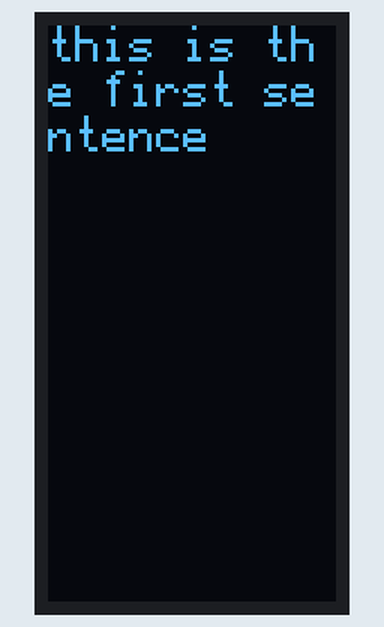
Bench run of a sketch on a simulated Arduino Uno, built with avr-gcc and run on an emulated ATmega328P. Shown: 64×128 one-colour display.

Above: at 0.1 s.
At 3.2 s:
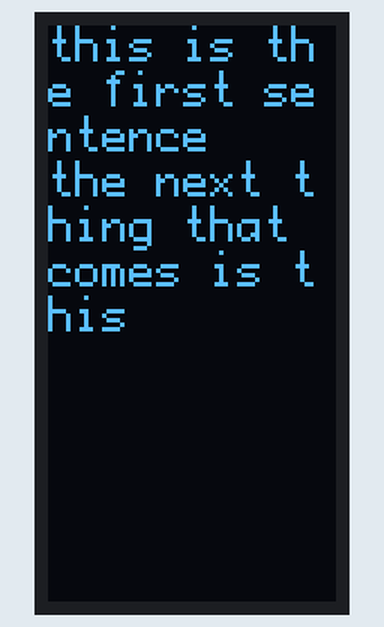
At 6.4 s:
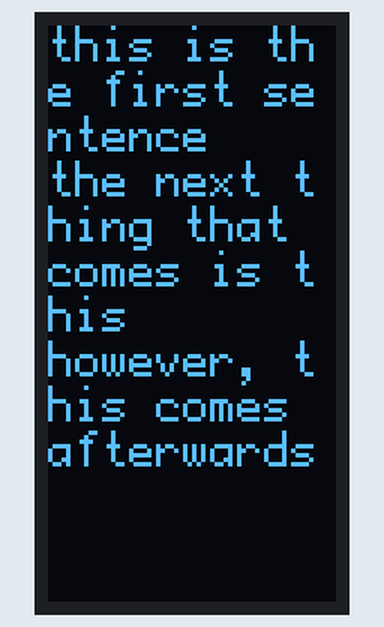
At 15.8 s:
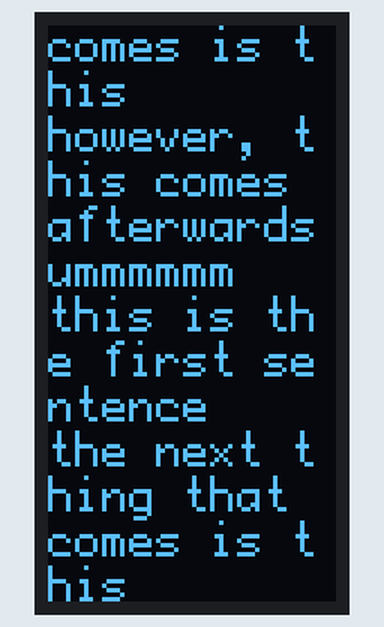
At 22.1 s:
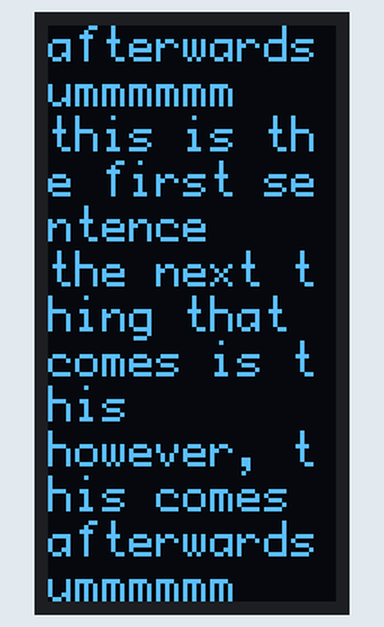
At 37.8 s:
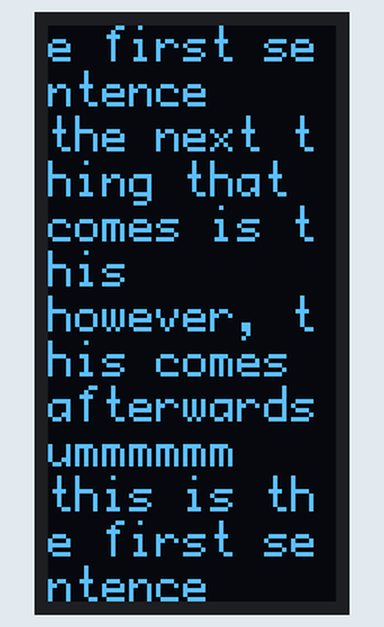

The sketch:

testtext.ino
```cpp
#include <Arduino.h>
#include <U8g2lib.h>
#include <SPI.h>
#include <Wire.h>

U8G2_SSD1309_128X64_NONAME0_F_4W_SW_SPI u8g2(U8G2_R1, /* clock=*/ 13, /* data=*/ 11, /* cs=*/ 10, /* dc=*/ 9, /* reset=*/ 8);

// Create a U8g2log object
U8G2LOG u8g2log;

// assume 4x6 font, define width and height
#define U8LOG_WIDTH 10
#define U8LOG_HEIGHT 13

// allocate memory
uint8_t u8log_buffer[U8LOG_WIDTH*U8LOG_HEIGHT];

int displayWidth = 64;
int displayHeight = 128;
char sent1[30] = "this is the first sentence";
char sent2[35] = "the next thing that comes is this";
char sent3[35] = "however, this comes afterwards";
char sent4[30] = "ummmmmm";

void setup(void) {
  Serial.begin(9600);
  u8g2.begin();
  u8g2.setFont(u8g2_font_profont12_tf); // choose a suitable font
  u8g2log.begin(u8g2, U8LOG_WIDTH, U8LOG_HEIGHT, u8log_buffer);  // connect to u8g2, assign buffer
  u8g2log.setLineHeightOffset(0); // set extra space between lines in pixel, this can be negative
  u8g2log.setRedrawMode(0);   // 0: Update screen with newline, 1: Update screen for every char
}

void loop(void) {
  // Print a number on the U8g2log window
  u8g2log.print(sent1);
  // Print a new line, scroll the text window content if required
  // Refresh the screen
  u8g2log.print("\n");
  delay(3000);
  u8g2log.print(sent2);
  u8g2log.print("\n");
  delay(3000);
  u8g2log.print(sent3);
  u8g2log.print("\n");
  delay(3000);
  u8g2log.print(sent4);
  u8g2log.print("\n");
  delay(3000);
}
```

Measured:
- what the display in image 0 shows lasts 3.1 s, from 0.1 s to 3.2 s
